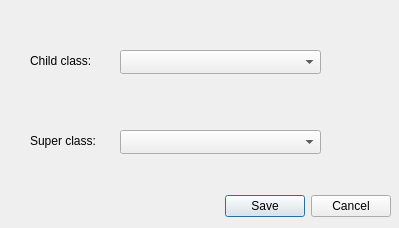
<?xml version="1.0" encoding="UTF-8"?>
<ui version="4.0">
 <class>AddGeneralizationDialog</class>
 <widget class="QDialog" name="AddGeneralizationDialog">
  <property name="geometry">
   <rect>
    <x>0</x>
    <y>0</y>
    <width>399</width>
    <height>228</height>
   </rect>
  </property>
  <property name="windowTitle">
   <string>Dialog</string>
  </property>
  <widget class="QDialogButtonBox" name="buttonBox">
   <property name="geometry">
    <rect>
     <x>50</x>
     <y>190</y>
     <width>341</width>
     <height>32</height>
    </rect>
   </property>
   <property name="orientation">
    <enum>Qt::Orientation::Horizontal</enum>
   </property>
   <property name="standardButtons">
    <set>QDialogButtonBox::StandardButton::Cancel|QDialogButtonBox::StandardButton::Save</set>
   </property>
  </widget>
  <widget class="QLabel" name="label">
   <property name="geometry">
    <rect>
     <x>30</x>
     <y>50</y>
     <width>71</width>
     <height>21</height>
    </rect>
   </property>
   <property name="text">
    <string>Child class:</string>
   </property>
  </widget>
  <widget class="QLabel" name="label_2">
   <property name="geometry">
    <rect>
     <x>30</x>
     <y>130</y>
     <width>71</width>
     <height>21</height>
    </rect>
   </property>
   <property name="text">
    <string>Super class:</string>
   </property>
  </widget>
  <widget class="QComboBox" name="childClassComboBox">
   <property name="geometry">
    <rect>
     <x>120</x>
     <y>50</y>
     <width>201</width>
     <height>24</height>
    </rect>
   </property>
  </widget>
  <widget class="QComboBox" name="superClassComboBox">
   <property name="geometry">
    <rect>
     <x>120</x>
     <y>130</y>
     <width>201</width>
     <height>24</height>
    </rect>
   </property>
  </widget>
 </widget>
 <resources/>
 <connections>
  <connection>
   <sender>buttonBox</sender>
   <signal>accepted()</signal>
   <receiver>AddGeneralizationDialog</receiver>
   <slot>accept()</slot>
   <hints>
    <hint type="sourcelabel">
     <x>248</x>
     <y>254</y>
    </hint>
    <hint type="destinationlabel">
     <x>157</x>
     <y>274</y>
    </hint>
   </hints>
  </connection>
  <connection>
   <sender>buttonBox</sender>
   <signal>rejected()</signal>
   <receiver>AddGeneralizationDialog</receiver>
   <slot>reject()</slot>
   <hints>
    <hint type="sourcelabel">
     <x>316</x>
     <y>260</y>
    </hint>
    <hint type="destinationlabel">
     <x>286</x>
     <y>274</y>
    </hint>
   </hints>
  </connection>
 </connections>
</ui>
